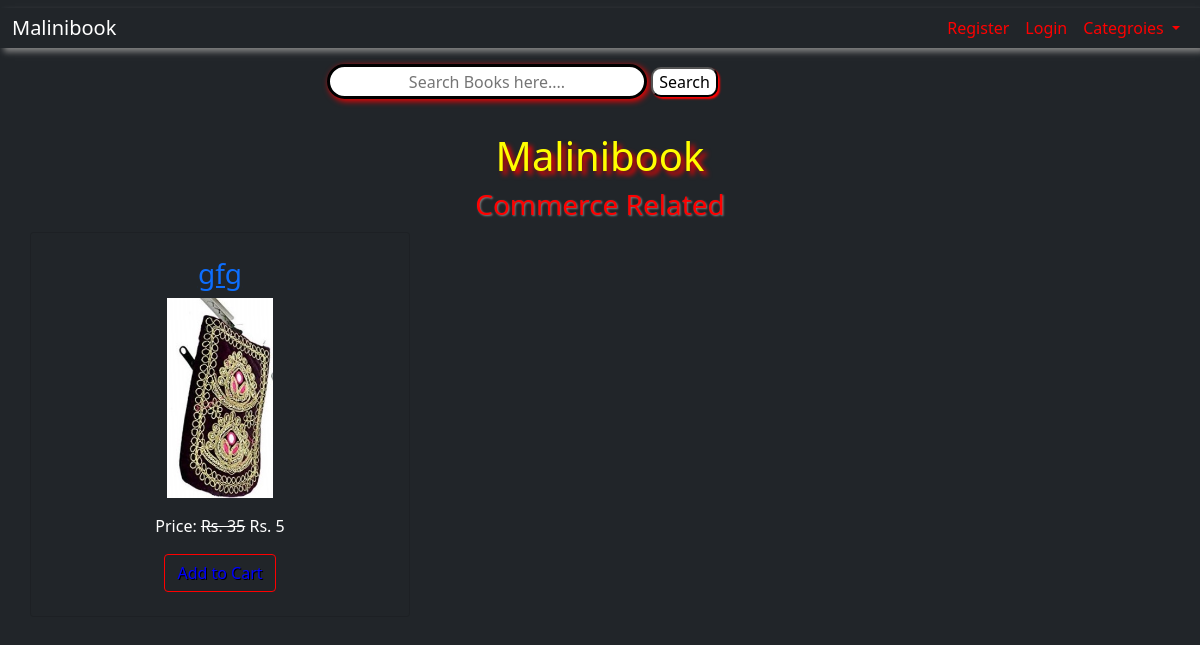
Page /commerce/ on the committed database.
### book/models.py (models this page shows, shortened)
class Category(models.Model):
    title = models.CharField(max_length=200)
    slug = models.SlugField(unique=True)

class Product(models.Model):
    title = models.CharField(max_length=200)
    slug = models.SlugField(unique=True)
    category = models.ForeignKey(Category, on_delete=models.CASCADE)
    image = models.ImageField(upload_to="product/")
    marked_price = models.PositiveIntegerField()
    selling_price = models.PositiveIntegerField()
    description = models.TextField()
    view_count = models.PositiveIntegerField(default=0)

### book/views.py (the view)
# urls.py: path('commerce/', CommerceView.as_view(), name='commerce'),
class CommerceView(TemplateView):
    template_name = 'commerce.html'
    def get_context_data(self, **kwargs):
        context = super().get_context_data(**kwargs)
        context['allcategories'] = Category.objects.filter(pk=3)
        return context

### book/templates/commerce.html (shortened to what this page needs)
{% extends 'base.html' %}
{% block content %}
        {% for cat in allcategories %}
    <h3 style="text-align:center; margin-top:3px; margin-bottom:10px; color:red; text-shadow:1px 1px 2px grey;">{{cat.title}}</h3>
<div class="container">
    <div class="row">
        {% for p in cat.product_set.all %}
        <div class="col-xs-6 col-sm-6 col-md-4 col-lg-4 card bg-dark">
            <div class="m-4">
                <h3 class="text-center" ><a href="{% url 'detail' p.slug %}">{{p.title}}</a></h3>
                <a href="{% url 'detail' p.slug %}"> <img src="{{p.image.url}}" alt="" class="img-fluid" style="height:200px; object-fit:contain; "></a>
                <p class="mt-3" style="color:white;">Price: <strike>Rs. {{p.marked_price}}</strike> Rs. {{p.selling_price}}</p>
                <a href="{% url 'cart' p.id  %}" class="btn" id="button" style="color:blue; text-shadow:1px 1px black; border-style:solid; border-color:red;">Add to Cart</a>
           </div>
        </div>
        {% endfor %}
    </div>
{% endfor %}
</div>
{% endblock %}

### book/static/css/main.css (style rules this page uses)
.card { text-align:center; }

### rows in the picture
Category: title "Commerce Related"
Product: title "gfg", image (picture), marked_price "35", selling_price "5"
